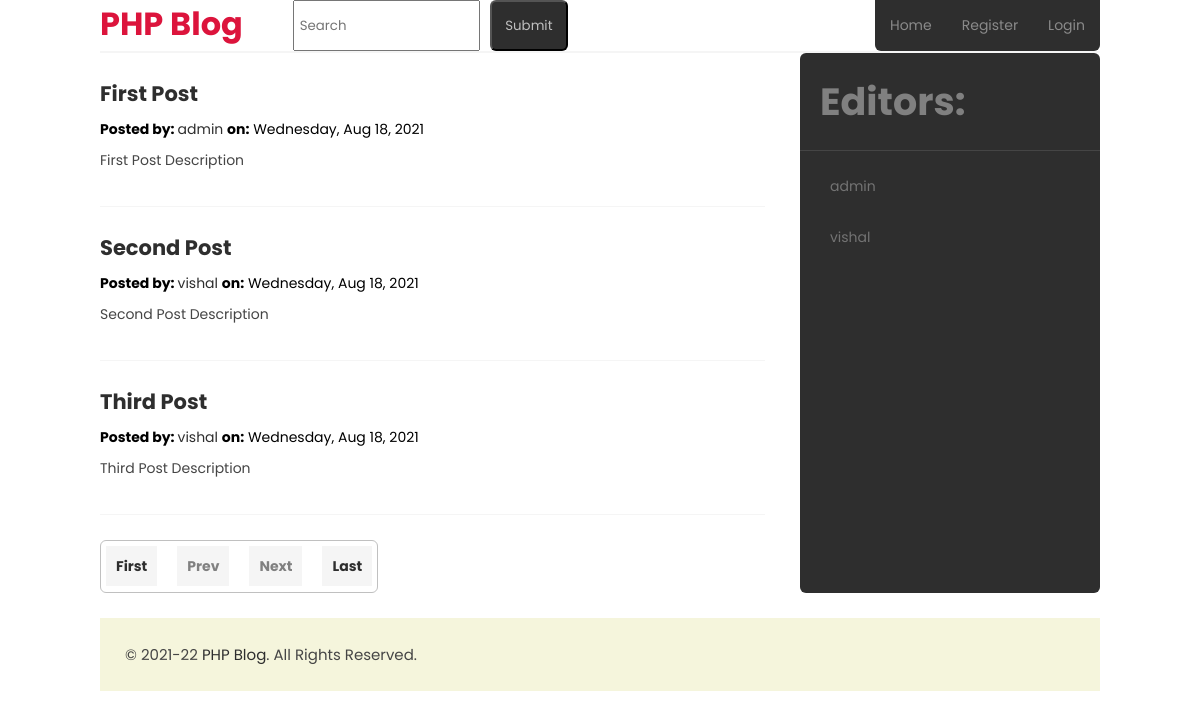
The page / on the database its author committed.
### tables this page shows
create table posts (
    id int not null auto_increment primary key,
    user varchar(25) not null,
    title varchar(200) not null unique,
    description text,
    body text,
    created_at datetime default now(),
    updated_at timestamp not null default current_timestamp on update current_timestamp,
    foreign key (user) references users(username)
);

create table users (
    id int not null auto_increment primary key,
    username varchar(25) not null unique,
    password varchar(100) not null,
    name varchar(200),
    role varchar(10) not null default 'editor',
    email varchar(200),
    reset_link_token varchar(200),
    exp_date datetime
);

### posts/item.php (the view, shortened to what this page needs)
<article class="item">
    <a href="/posts/article.php?id=<?php echo $row['id']; ?>">
        <h2 class="title">
            <?php echo $row["title"]; ?>
        </h2>
    </a>
    <section class="author">
        <strong>Posted by: </strong>
        <a href="/accounts/view.php?user=<?php echo $row['user']; ?>"><?php echo $row['user']; ?></a>
        <strong> on:</strong>
        <?php echo date("l, M j, Y", strtotime($row['created_at'])); ?>
    </section>
    <summary class="post-description">
        <?php echo $row['description']; ?>
    </summary>
</article>

### index.php (shortened to what this page needs)
<?php
if (isset($_GET['page'])) {
    $page = $_GET['page'];
} else {
    $page = 1;
}
$per_page = 4;
$offset = ($page - 1) * $per_page;
?>
<?php require($_SERVER['DOCUMENT_ROOT'] . "/components/head.php") ?>
<?php include($_SERVER['DOCUMENT_ROOT'] . "/components/header.php") ?>
<main class="container">
    <section class="feed">
        <?php
        $total_pages = "SELECT COUNT(*) FROM posts";
        $result = mysqli_query($conn, $total_pages);
        $total_rows = mysqli_fetch_array($result)[0];
        $pages = ceil($total_rows / $per_page);
        $sql = "SELECT * FROM posts ORDER BY updated_at DESC LIMIT $offset, $per_page";
        $result = $conn->query($sql);
        if ($result->num_rows > 0) {
            while ($row = $result->fetch_array()) {
                require($_SERVER['DOCUMENT_ROOT'] . "/posts/item.php");
            }
        } else {
        ?>
            <p class="message">
                Sorry! There are no posts yet.
            </p>
        <?php
        }
        ?>
        <?php if ($result->num_rows > 0) { ?>
            <ul class="pagination">
                <li><a href="?page=1">First</a></li>
                <li class="<?php if ($page <= 1) {
                                echo 'disabled';
                            } ?>">
                    <a href="<?php if ($page <= 1) {
                                    echo '#';
                                } else {
                                    echo "?page=" . ($page - 1);
                                } ?>">Prev</a>
                </li>
                <li class="<?php if ($page >= $pages) {
                                echo 'disabled';
                            } ?>">
                    <a href="<?php if ($page >= $pages) {
                                    echo '#';
                                } else {
                                    echo "?page=" . ($page + 1);
                                } ?>">Next</a>
                </li>
                <li><a href="?page=<?php echo $pages; ?>">Last</a></li>
            </ul>
        <?php } ?>
    </section>
    <?php include_once($_SERVER['DOCUMENT_ROOT'] . "/components/sidebar.php") ?>
</main>
<?php include_once($_SERVER['DOCUMENT_ROOT'] . "/components/footer.php") ?>
</body>
</html>

### components/sidebar.php (shortened to what this page needs)
<aside class="sidebar">
    <h3 class="sidebar-caption">Editors:</h3>
    <ul class="sidebar-list">
        <?php
        $sql = "SELECT * FROM users LIMIT 10";
        $result = $conn->query($sql);
        if ($result->num_rows > 0) {
            while ($row = $result->fetch_array()) {
        ?>
                <li>
                    <a href="/accounts/view.php?user=<?php echo $row['username']; ?>">
                        <?php echo $row['username']; ?></a>
                </li>
        <?php
            }
        }
        ?>
    </ul>
</aside>

### assets/css/style.css (style rules this page uses)
* { font-family: "Poppins", sans-serif; }
body { margin: auto; padding: 0; width: 1000px; font-size: 14px; }
a { color: #2e2e2e; text-decoration: none; }
.container { display: flex; justify-content: space-between; }
.feed, .content, .single-post { float: left; width: 70%; }
.feed { margin-top: 25px; }
.feed .item { margin-bottom: 25px; padding-bottom: 25px; border-bottom: solid 1px whitesmoke; width: 95%; }
.feed .item a { text-decoration: none; }
.feed .item .title { margin: 0; margin-bottom: 10px; }
.feed .item .author { margin-bottom: 10px; }
.feed .item .post-description { margin-bottom: 10px; color: #454545; }
.pagination { margin: 0; padding: 5px; list-style-type: none; display: inline-flex; justify-content: space-between; border: solid 1px silver; border-radius: 6px; overflow: hidden; }
.pagination li { margin: 10px; }
.pagination li:first-child { margin-left: 0; }
.pagination li:last-child { margin-right: 0; }
.pagination li a { padding: 10px; font-weight: 700; background-color: whitesmoke; }
.sidebar { float: right; width: 30%; background-color: #2e2e2e; border-radius: 6px; overflow: hidden; }
.sidebar-caption { margin: 0; padding: 20px; font-size: 38px; color: rgba(192, 192, 192, 0.562); border-bottom: solid 1px #454545; }
.sidebar-list { margin: 0; padding: 10px; padding-bottom: 20px; list-style-type: none; }
.sidebar-list li a { display: block; padding: 20px; padding-top: 15px; padding-bottom: 15px; text-decoration: none; color: #737373; }
.disabled a { pointer-events: none; cursor: default; text-decoration: none; color: gray; }

### rows shown on the page
posts: title "First Post", user "admin", created_at "Wednesday, Aug 18, 2021", description "First Post Description"
posts: title "Second Post", user "vishal", created_at "Wednesday, Aug 18, 2021", description "Second Post Description"
posts: title "Third Post", user "vishal", created_at "Wednesday, Aug 18, 2021", description "Third Post Description"
users: username "admin"
users: username "vishal"
